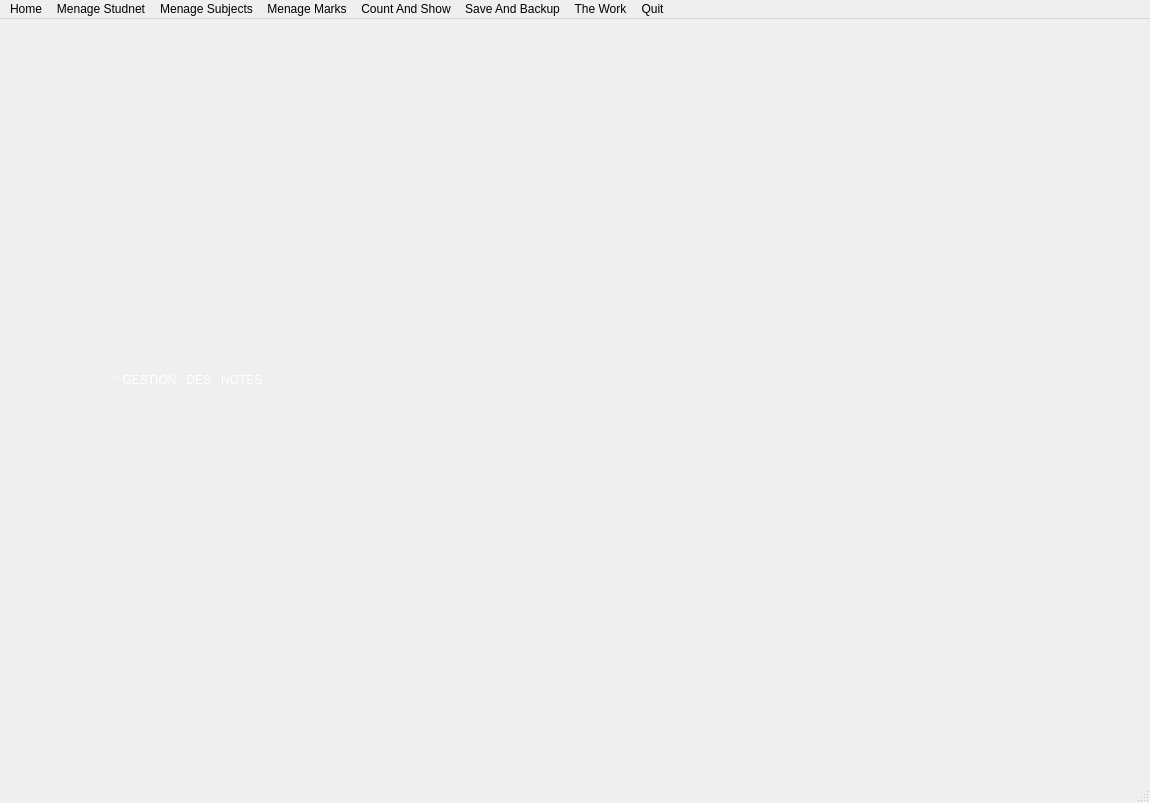
<?xml version="1.0" encoding="UTF-8"?>
<ui version="4.0">
 <class>MainWindow</class>
 <widget class="QMainWindow" name="MainWindow">
  <property name="geometry">
   <rect>
    <x>0</x>
    <y>0</y>
    <width>1150</width>
    <height>803</height>
   </rect>
  </property>
  <property name="windowTitle">
   <string>MainWindow</string>
  </property>
  <property name="styleSheet">
   <string notr="true">alternate-background-color: rgb(61, 85, 55);</string>
  </property>
  <widget class="QWidget" name="centralwidget">
   
   <widget class="QLabel" name="label_4">
    <property name="geometry">
     <rect>
      <x>-10</x>
      <y>0</y>
      <width>1231</width>
      <height>791</height>
     </rect>
    </property>
    <property name="text">
     <string/>
    </property>
    <property name="pixmap">
     <pixmap>bg.jpg</pixmap>
    </property>
    <property name="scaledContents">
     <bool>true</bool>
    </property>
   </widget>
   <widget class="QLabel" name="label">
    <property name="geometry">
     <rect>
      <x>105</x>
      <y>300</y>
      <width>901</width>
      <height>121</height>
     </rect>
    </property>
    <property name="styleSheet">
     <string notr="true">font: 48pt &quot;Poppins&quot;;
color: rgb(255, 255, 255);


</string>
    </property>
    <property name="text">
     <string>   " GESTION   DES   NOTES  "</string>
    </property>
   </widget>
  
   <zorder>label_4</zorder>
   <zorder>label_3</zorder>
   <zorder>label</zorder>
   <zorder>label_5</zorder>
  </widget>
  <widget class="QMenuBar" name="menubar">
   <property name="geometry">
    <rect>
     <x>0</x>
     <y>0</y>
     <width>1150</width>
     <height>26</height>
    </rect>
   </property>
   <widget class="QMenu" name="menuHome">
    <property name="title">
     <string>Home</string>
    </property>
   </widget>
   <widget class="QMenu" name="menuMenageStudent">
    <property name="title">
     <string>Menage Studnet</string>
    </property>
    <widget class="QMenu" name="menuUpdateStudent">
     <property name="title">
      <string>Update Student</string>
     </property>
     <widget class="QMenu" name="menuDeleteStudent">
      <property name="title">
       <string>Delete Student</string>
      </property>
      <addaction name="onDeleteStudentDone"/>
      <addaction name="onDeleteStudentBySectionDone"/>
      <addaction name="onDeleteStudentByLevelDone"/>
      <addaction name="onDeleteStudentByLevelAndSectionDone"/>
     </widget>
     <widget class="QMenu" name="MenuModifyStudent">
      <property name="title">
       <string>Modify Student</string>
      </property>
      <addaction name="onPhone"/>
      <addaction name="onMail"/>
      <addaction name="onAddress"/>
     </widget>
     <addaction name="onAddStudent"/>
     <addaction name="menuDeleteStudent"/>
     <addaction name="MenuModifyStudent"/>
    </widget>
    <widget class="QMenu" name="menuSearchAndPrint">
     <property name="title">
      <string>Search and Print</string>
     </property>
     <addaction name="onShowStudents"/>
     <addaction name="onSearchById"/>
     <addaction name="onSearchBySection"/>
     <addaction name="onSearchBySectionAndLevel"/>
     <addaction name="onSearchByLevel"/>
    </widget>
    <addaction name="menuUpdateStudent"/>
    <addaction name="menuSearchAndPrint"/>
   </widget>
   <widget class="QMenu" name="menuMenageSubjects">
    <property name="title">
     <string>Menage Subjects</string>
    </property>
    <widget class="QMenu" name="menuUpdate">
     <property name="title">
      <string>Update</string>
     </property>
     <widget class="QMenu" name="menuModifySubjectsData">
      <property name="title">
       <string>Modify Subjects Data</string>
      </property>
      <addaction name="onName"/>
      <addaction name="OnCoefficient"/>
     </widget>
     <addaction name="onAddNewSubject"/>
     <addaction name="onDeleteSubject"/>
     <addaction name="menuModifySubjectsData"/>
    </widget>
    <widget class="QMenu" name="menuSearchAndPrint2">
     <property name="title">
      <string>Search And Show</string>
     </property>
     <addaction name="onShowSubjects"/>
     <addaction name="onSearchByCode"/>
     <addaction name="onSearchBySection2"/>
     <addaction name="onSeachByTermAndSection"/>
    </widget>
    <addaction name="menuUpdate"/>
    <addaction name="menuSearchAndPrint2"/>
   </widget>
   <widget class="QMenu" name="menuMenageMarks">
    <property name="title">
     <string>Menage Marks</string>
    </property>
    <widget class="QMenu" name="menuUpdate2">
     <property name="title">
      <string>Update</string>
     </property>
     <addaction name="onAddNewMark"/>
     <addaction name="onDeleteMark"/>
     <addaction name="onModifyDataMark"/>
    </widget>
    <widget class="QMenu" name="menuSearchAndPrint">
     <property name="title">
      <string>Search And Show</string>
     </property>
     <addaction name="onShowMarks"/>
     <addaction name="onSearchMarkByID"/>
     <addaction name="onSearchBySectionAndLevel2"/>
     <addaction name="onSearchMarkByIDAndTerm"/>
    </widget>
    <addaction name="menuUpdate2"/>
    <addaction name="menuSearchAndPrint"/>
   </widget>
   <widget class="QMenu" name="menuCountAndShow">
    <property name="title">
     <string>Count And Show</string>
    </property>
    <addaction name="onBillByStudent"/>
    <addaction name="onBillByTerm"/>
    <addaction name="onSuccBySection"/>
    <addaction name="onFailBySection"/>
    <addaction name="onSuccByISIMM"/>
    <addaction name="onFailByISIMM"/>
    <addaction name="onAverageBySEction"/>
   </widget>
   <widget class="QMenu" name="menuSave">
    <property name="title">
     <string>Save And Backup</string>
    </property>
    <addaction name="onSaveStudents"/>
    <addaction name="onBackupStudents"/>
    <addaction name="onSaveSubjects"/>
    <addaction name="onBackUpSubjects"/>
    <addaction name="onSaveMarks"/>
    <addaction name="onBackUpMarks"/>
   </widget>
   <widget class="QMenu" name="menuEnonc">
    <property name="title">
     <string>The Work</string>
    </property>
    <addaction name="onWork"/>
   </widget>
   <widget class="QMenu" name="quitter">
    <property name="title">
     <string>Quit</string>
    </property>
    <addaction name="onClose"/>
   </widget>
   <addaction name="menuHome"/>
   <addaction name="menuMenageStudent"/>
   <addaction name="menuMenageSubjects"/>
   <addaction name="menuMenageMarks"/>
   <addaction name="menuCountAndShow"/>
   <addaction name="menuSave"/>
   <addaction name="menuEnonc"/>
   <addaction name="quitter"/>
  </widget>
  <widget class="QStatusBar" name="statusbar"/>
  <action name="onAddStudent">
   <property name="text">
    <string>Add Student</string>
   </property>
  </action>
  <action name="onDeleteStudentDone">
   <property name="text">
    <string>Delete Given Student</string>
   </property>
  </action>
  <action name="onDeleteStudentBySectionDone">
   <property name="text">
    <string>Delete Student By Given Section</string>
   </property>
  </action>
  <action name="onDeleteStudentByLevelDone">
   <property name="text">
    <string>Delete Student By Given Level</string>
   </property>
  </action>
  <action name="onDeleteStudentByLevelAndSectionDone">
   <property name="text">
    <string>Delete Student By Level And Section</string>
   </property>
  </action>
  <action name="onPhone">
   <property name="text">
    <string>Phone</string>
   </property>
  </action>
  <action name="onMail">
   <property name="text">
    <string>Email</string>
   </property>
  </action>
  <action name="onAddress">
   <property name="text">
    <string>Address</string>
   </property>
  </action>
  <action name="onShowStudents">
   <property name="text">
    <string>Students Content</string>
   </property>
  </action>
  <action name="onSearchById">
   <property name="text">
    <string>Search By ID</string>
   </property>
  </action>
  <action name="onSearchBySection">
   <property name="text">
    <string>Search By Section</string>
   </property>
  </action>
  <action name="onSearchBySectionAndLevel">
   <property name="text">
    <string>Search By Section And Level</string>
   </property>
  </action>
  <action name="onSearchByLevel">
   <property name="text">
    <string>Search By Level</string>
   </property>
  </action>
  <action name="onAddNewSubject">
   <property name="text">
    <string>Add New Subject</string>
   </property>
  </action>
  <action name="onDeleteSubject">
   <property name="text">
    <string>Delete Subject</string>
   </property>
  </action>
  <action name="onName">
   <property name="text">
    <string>Name</string>
   </property>
  </action>
  <action name="OnCoefficient">
   <property name="text">
    <string>Coefficient</string>
   </property>
  </action>
  <action name="onShowSubjects">
   <property name="text">
    <string>Subjects Content</string>
   </property>
  </action>
  <action name="onSearchByCode">
   <property name="text">
    <string>Search By Code</string>
   </property>
  </action>
  <action name="onSearchBySection2">
   <property name="text">
    <string>Search By Section</string>
   </property>
  </action>
  <action name="onSeachByTermAndSection">
   <property name="text">
    <string>Search By Term And Section</string>
   </property>
  </action>
  <action name="onAddNewMark">
   <property name="text">
    <string>Add New Mark</string>
   </property>
  </action>
  <action name="onDeleteMark">
   <property name="text">
    <string>Delete Mark</string>
   </property>
  </action>
  <action name="onModifyDataMark">
   <property name="text">
    <string>Modify Mark Data</string>
   </property>
  </action>
  <action name="onShowMarks">
   <property name="text">
    <string>Marks Content</string>
   </property>
  </action>
  <action name="onSearchMarkByID">
   <property name="text">
   <string>Search By ID</string>
   </property>
  </action>
  <action name="onSearchBySectionAndLevel2">
   <property name="text">
    <string>Search By Section And Term</string>
   </property>
  </action>
  <action name="onSearchMarkByIDAndTerm">
   <property name="text">
    <string>Search By ID and Term</string>
   </property>
  </action>
  <action name="onBillByStudent">
   <property name="text">
    <string>Student Bill</string>
   </property>
  </action>
  <action name="onBillByTerm">
   <property name="text">
    <string>Student Bill By Term</string>
   </property>
  </action>
  <action name="onSuccBySection">
   <property name="text">
    <string>Succeeded Student By Given Section</string>
   </property>
  </action>
  <action name="onFailBySection">
   <property name="text">
    <string>Failed Student By Given Section</string>
   </property>
  </action>
  <action name="onSuccByISIMM">
   <property name="text">
    <string>Succeeded Student By ISIMM</string>
   </property>
  </action>
  <action name="onFailByISIMM">
   <property name="text">
    <string>Failed Student By ISIMM</string>
   </property>
  </action>
  <action name="onFailBySection2">
   <property name="text">
    <string>Failed Student By Given Section</string>
   </property>
  </action>
  <action name="onAverageBySEction">
   <property name="text">
    <string>Student Average By Section</string>
   </property>
  </action>
  <action name="onSaveStudents">
   <property name="text">
    <string>Save Student Content</string>
   </property>
  </action>
  <action name="onBackupStudents">
   <property name="text">
    <string>Backup Student</string>
   </property>
  </action>
  <action name="onSaveSubjects">
   <property name="text">
    <string>Save Subjects</string>
   </property>
  </action>
  <action name="onBackUpSubjects">
   <property name="text">
    <string>Backup Subjects</string>
   </property>
  </action>
  <action name="onSaveMarks">
   <property name="text">
    <string>Save Marks</string>
   </property>
  </action>
  <action name="onBackUpMarks">
   <property name="text">
    <string>Backup Marks</string>
   </property>
  </action>
  <action name="onWork">
   <property name="text">
    <string>The Work</string>
   </property>
  </action>
  <action name="onClose">
   <property name="text">
    <string>Quit</string>
   </property>
  </action>
  <action name="onClose">
   <property name="text">
    <string>Quit</string>
   </property>
  </action>
 </widget>
 <resources/>
 <connections/>
</ui>
